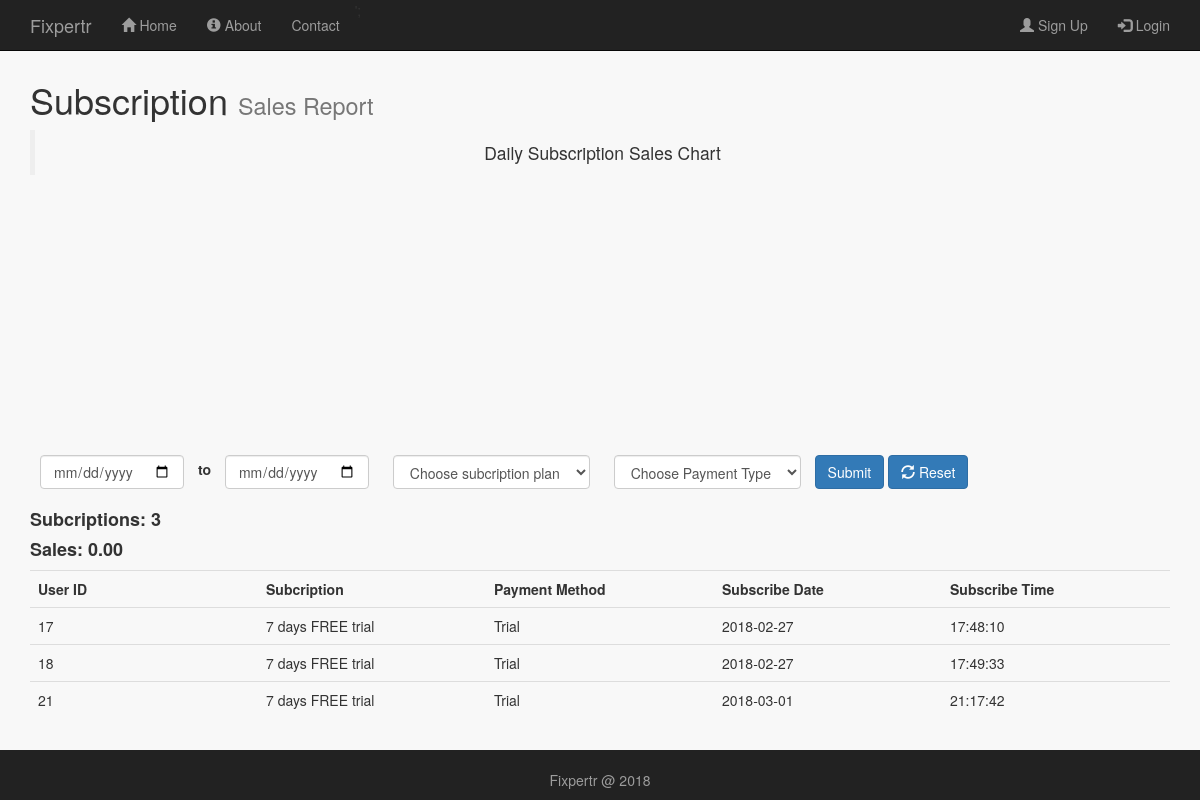
Before: /public/subscription_report.php with the older database file.
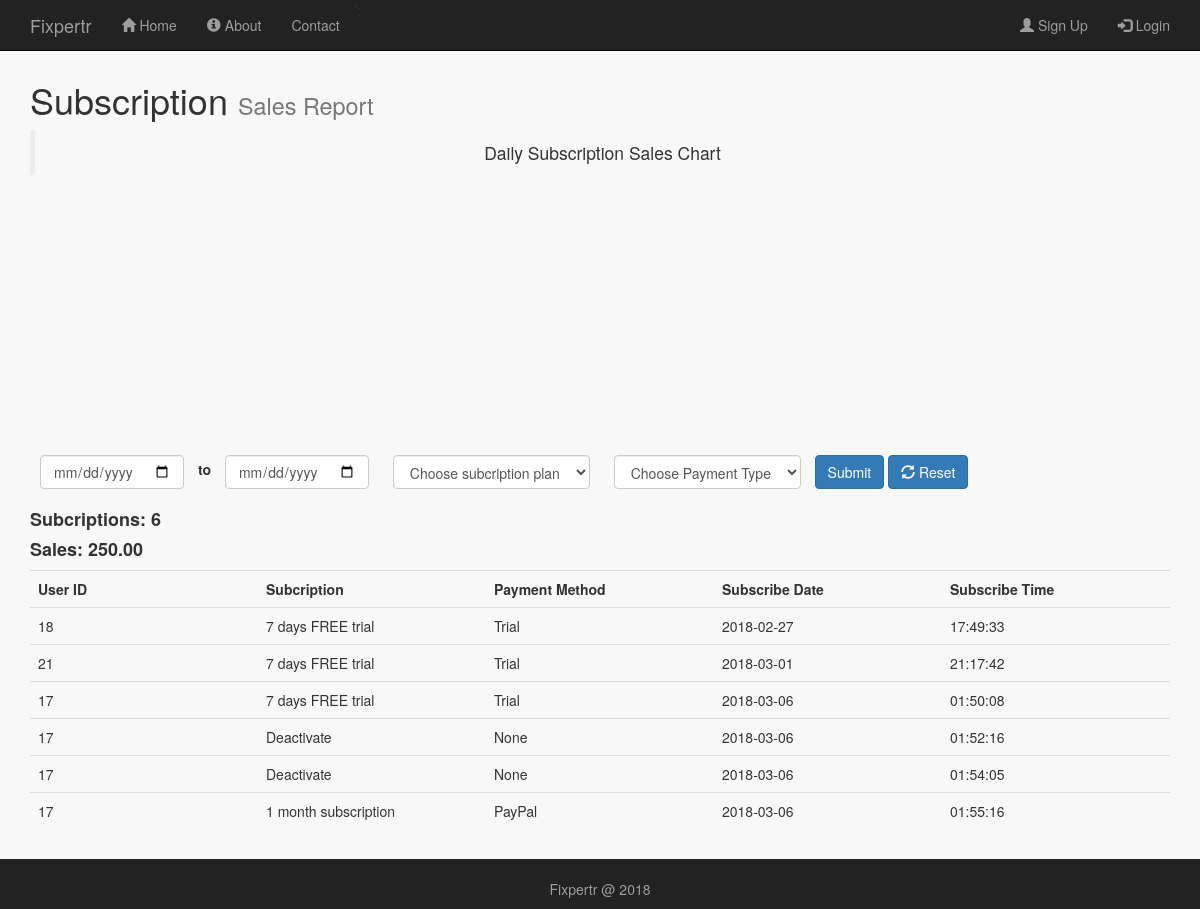
After: the same page with the newer database file.
### tables this page shows
CREATE TABLE IF NOT EXISTS `subscriptions` (
  `subscription_id` int(11) NOT NULL AUTO_INCREMENT,
  `user_id` int(11) NOT NULL,
  `sub_type_id` int(11) NOT NULL,
  `method` varchar(256) NOT NULL,
  `subscribe_date` date NOT NULL,
  `subscribe_time` time NOT NULL,
  `subscription_status` tinyint(4) NOT NULL DEFAULT '1',
  `seen_subscribe` tinyint(4) NOT NULL DEFAULT '0',
  PRIMARY KEY (`subscription_id`),
  KEY `user_id` (`user_id`),
  KEY `sub_type_id` (`sub_type_id`)
);

CREATE TABLE IF NOT EXISTS `subscription_types` (
  `sub_type_id` int(11) NOT NULL AUTO_INCREMENT,
  `sub_type` varchar(256) NOT NULL,
  `sub_cost` decimal(13,2) NOT NULL,
  `sub_duration` int(11) NOT NULL,
  PRIMARY KEY (`sub_type_id`)
);

### public/subscription_report.php (the view, shortened to what this page needs)
<?php
    include_once '../includes/db_connection.php';
    $date_start = '';
    $date_end = '';
        $results = mysqli_query($connection, "SELECT * FROM subscriptions,subscription_types WHERE subscriptions.sub_type_id = subscription_types.sub_type_id");
        $count_results = mysqli_query($connection,"SELECT COUNT(*) as count FROM subscriptions ") or die(mysqli_error($connection));
         $record = mysqli_fetch_array($count_results);
         $count = $record['count'];
       $sales_results = mysqli_query($connection,"SELECT SUM(subscription_types.sub_cost) AS total_sales FROM subscriptions,subscription_types WHERE subscriptions.sub_type_id = subscription_types.sub_type_id") or die(mysqli_error($connection));
         $rec = mysqli_fetch_array($sales_results);
         $sales = $rec['total_sales'];
?>
<!doctype html>
<html lang="en">
  <head>
    <link rel="stylesheet" type="text/css" href="stylesheets/bootstrap.min.css">
    <link rel="stylesheet" type="text/css" href="stylesheets/mystyles.css">
     <link rel="stylesheet" href="//cdnjs.cloudflare.com/ajax/libs/morris.js/0.5.1/morris.css">
  </head>
  <body id="subscription_report">
  <?php include '../includes/layouts/admin_header.php';?>
      <div class=" content container">
       <h1>Subscription <small>Sales Report</small></h1>
       <blockquote class="text-center">Daily Subscription Sales Chart</blockquote>
         <div class="row">
        <div class="col-sm-12">
        <div class="">
               <div id="chart" style="height: 250px;"></div>
        </div>
        </div>
      </div>
        <div class="row">
         <form action="subscription_report.php" class="form-inline" method="POST">
         <div class="col-sm-12">
          <div class="form-group">
            <input type="date" name="date_start" class="form-control" style="margin: 10px;" value="<?php echo $date_start;?>">
            <label> <p>to</p> </label>
             <input type="date" name="date_end" class="form-control" style="margin: 10px;" value="<?php echo $date_end;?>">
              <select name="sub_type" id="sub_type" class="form-control" style="margin:10px;">
                <option value="0">Choose subcription plan</option>
                </select>
                 <select name="method_type" id="method_type" class="form-control" style="margin:10px;">
                <option value="">Choose Payment Type</option>
                </select>
               <button type="submit" name="submit" class="btn btn-primary">Submit</button>
                <button type="submit" name="reset" class="btn btn-primary"><span class="glyphicon glyphicon-refresh"></span> Reset</button>
          </div>
         </div>
           </form>
        </div>
       <div class="row">
         <div class="col-sm-12">
              <h4><strong>Subcriptions: <?php echo $count; ?></strong></h4>
              <h4><strong>Sales: <?php if(isset($sales)){echo $sales;} else {echo "0.00";}  ?></strong></h4>
              <div class="table-responsive">
              <table class="table">
                <tr>
                      <th width="10%"> User ID</th>
                    <th width="10%"> Subcription</th>
                  <th width="10%">Payment Method</th>
                  <th width="10%">Subscribe Date</th>
                  <th width="10%">Subscribe Time</th>
                </tr>
                 <?php while ($row = mysqli_fetch_array($results)) { ?>
                  <tr>
                      <td><?php echo $row['user_id']; ?></td>
                      <td><?php echo $row['sub_type']; ?></td>
                      <td><?php echo $row['method']; ?></td>
                      <td><?php echo $row['subscribe_date']; ?></td>
                      <td><?php echo $row['subscribe_time']; ?></td>
                  </tr>
                  <?php } ?>
              </table>
            </div>
           </div>
       </div>
      </div>
    <?php include '../includes/layouts/footer.php';?>

### includes/layouts/admin_header.php (shortened to what this page needs)
<nav class="navbar navbar-inverse navbar-fixed-top">
  <div class="container">
    <div class="navbar-header">
      <a class="navbar-brand" href="index3.php">Fixpertr</a>
    </div>
    <div class="collapse navbar-collapse" id="collapsemenu">
      <?php if (isset($_SESSION['a_id'])) { ?>
      <ul class="nav navbar-nav">
      <li ><a href="admin.php"><span class="glyphicon glyphicon-user"></span> My Profile</a></li>
      <li class="dropdown">
        <a class="dropdown-toggle" data-toggle="dropdown" href="#"><span class="glyphicon glyphicon-cog"></span> Manage
              <span class="caret"></span></a>
              <ul class="dropdown-menu">
                  <li><a href="admins.php"><span class="glyphicon glyphicon-cog"></span> Admins</a></li>
                  <li><a href="users_admin.php"><span class="glyphicon glyphicon-cog"></span> Users</a></li>
                  <li><a href="shops_admin.php"><span class="glyphicon glyphicon-cog"></span> Shops</a></li>
                  <li><a href="services_admin.php"><span class="glyphicon glyphicon-cog"></span> Services</a></li>
                  <li><a href="shop_categories_admin.php"><span class="glyphicon glyphicon-cog"></span> Shop Categories</a></li>
                  <li><a href="subscriptions_admin.php"><span class="glyphicon glyphicon-cog"></span> Subscriptions</a></li>
              </ul>
      </li>
         <li class="dropdown">
        <a class="dropdown-toggle" data-toggle="dropdown" href="#"><span class="glyphicon glyphicon-stats"></span> Reports
              <span class="caret"></span></a>
              <ul class="dropdown-menu">
                  <li><a href="admin_report.php"><span class="glyphicon glyphicon-stats"></span> Admin Report</a></li>
                  <li><a href="user_report.php"><span class="glyphicon glyphicon-stats"></span> User Report</a></li>
                  <li><a href="shop_report.php"><span class="glyphicon glyphicon-stats"></span> Shop Report</a></li>
                  <li><a href="subscription_report.php"><span class="glyphicon glyphicon-stats"></span> Subscription Report</a></li>
                   <li><a href="schedules_report.php"><span class="glyphicon glyphicon-stats"></span> Schedule Report</a></li>
              </ul>
      </li>
      </ul>
       <ul class="nav navbar-nav navbar-right">
              <li class="dropdown"><a href="" class="dropdown-toggle" id="notify-toggle-admin" data-toggle="dropdown"><span class="label label-pill label-danger count"></span> <span class="glyphicon glyphicon-bell"></span> Notification <span class="caret"></span></a>
            <ul class="dropdown-menu" id="notify-admin">
            </ul>
            </li>
            <li class = "navbar-text">Welcome, <?php echo $_SESSION['a_uid']; ?> </li>
            <li>
              <form class="navbar-form" action="../includes/logout.inc.php" method="post">
                <button type="submit" name="submit" class="btn btn-primary"><span class="glyphicon glyphicon-log-out"></span> Logout</button>
              </form>
            </li>
      </ul>
    <?php } else { ?>
    <ul class="nav navbar-nav">
      <li ><a href="index.php"><span class="glyphicon glyphicon-home"></span> Home</a></li>
      <li><a href="about.php"><span class="glyphicon glyphicon-info-sign"></span> About</a></li>
      <li><a href="contact.php">Contact</a></li>';
    </ul>
    <ul class="nav navbar-nav navbar-right">
      <li><a href="signup.php" ><span class="glyphicon glyphicon-user"></span> Sign Up</a> </li>
      <li><a href="login.php"  ><span class="glyphicon glyphicon-log-in"></span> Login</a> </li>
     </ul>
    <?php } ?>
    </div>
  </div>
</nav>

### includes/layouts/footer.php (shortened to what this page needs)
<div class="footer">
  <p style="padding-top: 20px;">Fixpertr @ 2018</p>
</div>
  </body>
</html>

### public/stylesheets/mystyles.css (style rules this page uses)
.content { padding-top: 60px; }
body { background-color: #f8f8f8; }
.footer { color:#9d9d9d; text-align:center; background-color: #222; position: fixed; bottom: 0; width: 100%; }

Changed rows visible on the page:
removed subscriptions: user "17", sub_type.sub_type "7 days FREE trial", method "Trial", subscribe_date "2018-02-27", subscribe_time "17:48:10"
added subscriptions: user "17", sub_type.sub_type "7 days FREE trial", method "Trial", subscribe_date "2018-03-06", subscribe_time "01:50:08"
added subscriptions: user "17", sub_type.sub_type "Deactivate", method "None", subscribe_date "2018-03-06", subscribe_time "01:52:16"
added subscriptions: user "17", sub_type.sub_type "Deactivate", method "None", subscribe_date "2018-03-06", subscribe_time "01:54:05"
added subscriptions: user "17", sub_type.sub_type "1 month subscription", method "PayPal", subscribe_date "2018-03-06", subscribe_time "01:55:16"
Other visible differences:
$count: "3" → "6"
$sales: "0.00" → "250.00"
